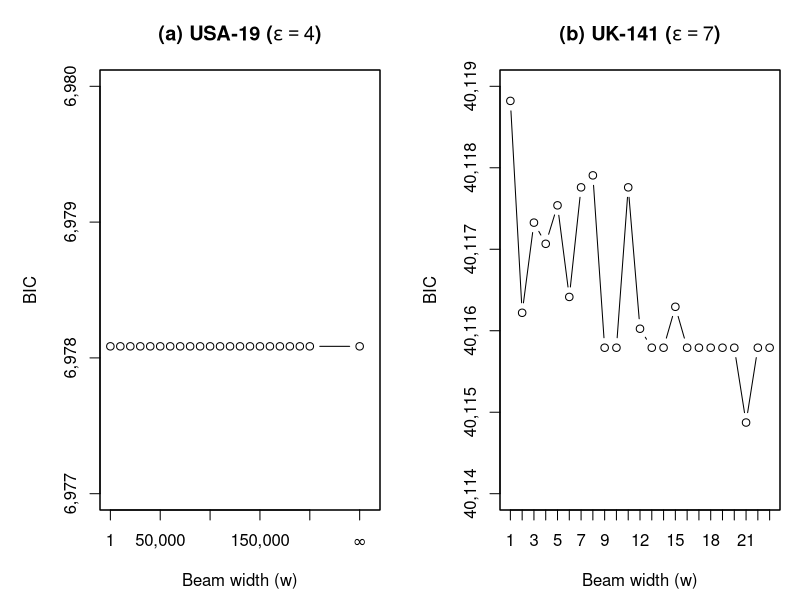

R code for this plot:
usa <- read.csv("01-USA/bic_by_width.csv", stringsAsFactors=FALSE)
uk <- read.csv("02-UK/bic_by_width.csv", stringsAsFactors=FALSE)
vec_w <- c(1, seq(10000, 200000, by=10000))

usa_inf <- usa[as.character(usa$w)=="Inf",]
usa <- usa[as.character(usa$w)!="Inf",]
usa$w <- as.numeric(usa$w)
usa$bic <- as.numeric(usa$bic)
usa <- usa[usa$w %in% vec_w,]
usa <- usa[is.finite(usa$w) & is.finite(usa$bic),]
usa <- usa[order(usa$w),]

uk$w <- as.numeric(uk$w)
uk$bic <- as.numeric(uk$bic)
uk <- uk[is.finite(uk$w) & is.finite(uk$bic),]
uk <- uk[order(uk$w),]

has_inf <- nrow(usa_inf)>0 && is.finite(as.numeric(usa_inf$bic[1]))
if(has_inf){
    inf_x <- max(usa$w)+50000
    usa_x <- c(usa$w, inf_x)
    usa_bic <- c(usa$bic, as.numeric(usa_inf$bic[1]))
}else{
    usa_x <- usa$w
    usa_bic <- usa$bic
}

tiff("Fig7.tiff", width=12, height=5, units="in", res=600)
par(mfrow=c(1,2), mar=c(4.5,5,3.5,1))

usa_mid <- mean(usa_bic, na.rm=TRUE)
usa_ylim <- c(floor(usa_mid)-1, ceiling(usa_mid)+1)
usa_ticks <- seq(usa_ylim[1], usa_ylim[2], by=1)
plot(usa_x, usa_bic, type="b", pch=1, xaxt="n", yaxt="n", xlab="Beam width (w)", ylab="BIC", main=expression(bold("(a) USA-19 (")*bold(epsilon==4)*bold(")")), ylim=usa_ylim, xlim=c(min(usa$w), if(has_inf) inf_x+10000 else max(usa$w)))
usa_axis <- seq(0, max(usa$w), by=50000)
usa_axis <- unique(c(1, usa_axis[usa_axis>0]))
axis(1, at=usa_axis, labels=format(usa_axis, big.mark=",", scientific=FALSE, trim=TRUE))
if(has_inf) axis(1, at=inf_x, labels=expression(infinity))
axis(2, at=usa_ticks, labels=format(usa_ticks, big.mark=",", scientific=FALSE, trim=TRUE))
box()

uk_ylim <- c(floor(min(uk$bic, na.rm=TRUE)), ceiling(max(uk$bic, na.rm=TRUE)))
uk_ticks <- seq(uk_ylim[1], uk_ylim[2], by=1)
plot(uk$w, uk$bic, type="b", pch=1, xaxt="n", yaxt="n", xlab="Beam width (w)", ylab="BIC", main=expression(bold("(b) UK-141 (")*bold(epsilon==7)*bold(")")), xlim=c(1,23), ylim=uk_ylim)
axis(1, at=1:23)
axis(2, at=uk_ticks, labels=format(uk_ticks, big.mark=",", scientific=FALSE, trim=TRUE))
box()

dev.off()
